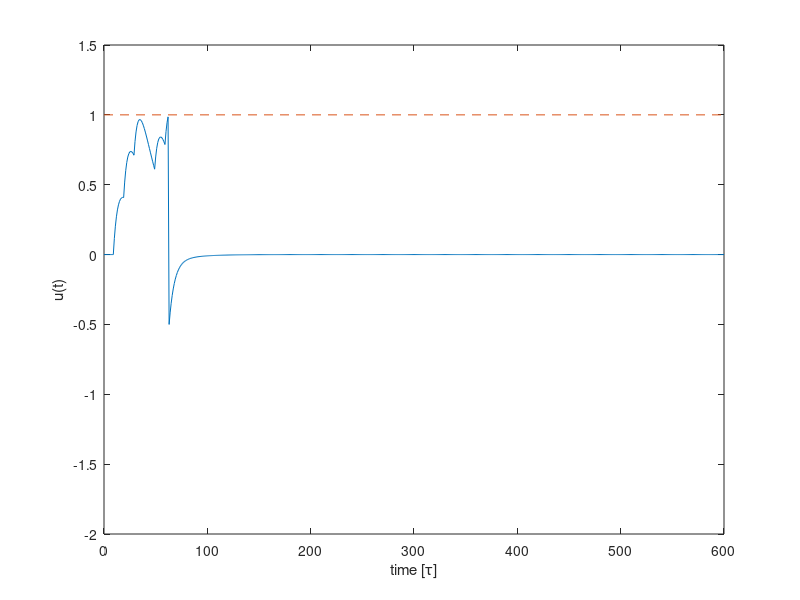

Write MATLAB code to recreate this figure.
%
% Session 5: Signle Neuron Models
% Exerise 4: Hodgkin-Huxley model
% Adopted from http://math.bu.edu/people/mak/MA665 course materials
%
%
%

clear all
clf

t = (0:600); %duration of simulation 600 time steps

%Neuron Parameters
%----------
C = 2; %capa
R = 10; %resistance

ur =  -0.5; %reset potential
u0 = 0; % resting potential

q = 1.3; %total charge

tc = -100000; 
th = 1; %the neuron threshold
taus = 5;
tauc = 10;

u = zeros(length(t), 1); %membrane potential

%%% TODO %%%
% Change the vector of incoming spikes to achieve the following:
%   1. Inside the time window from 0 to 200 ms there will be 4 incoming
%      spikes and 1 output spike.
%   2. Inside the time window from 200 to 400 ms there will 5 incoming
%      spikes and 0 output spikes.
%   3. Is is possible to produce 2 output spikes with 5 incoming spikes?
%      If yes, then produce it in time window 400 to 600 ms, if not show
%      the maximal voltages you can achieve with 5 input spikes.
%
f = [10 20 30 50 60]; %the spike times of the presynaptic neuron
seps = 0;

for i=1:length(t);					 
	
	seps = 0;
	for j=1:length(f);
		
        eps = 0;
	  
        if (tc <= f(j) && f(j) <= i)
            eps = exp(-(i -f(j))/(R*C)) - exp(-(i-f(j))/taus);
        end
	   
        if (f(j) < tc && tc <= i)
            eps = exp(-(tc-f(j))/taus)*(exp(-(i-tc)/(R*C)) - exp(-(i-tc)/taus));
        end
	   
        seps = seps + eps;
		
	end;
	
	u(i) = u0 + (ur - u0) * exp(-( i - tc) / (R*C))  +q/C * 1/(1-taus/(R*C))*seps; 
  
	if(u(i) >= th)   %generate spike			  
        tc = i;
        u(i) = ur;
	end
	
end 



%plot membrane potential vs time
plot(t,u);
hold on; plot([0 600],[1 1],'--');
axis([0 600 -2 1.5])
xlabel('time [\tau]');
ylabel('u(t)')   
